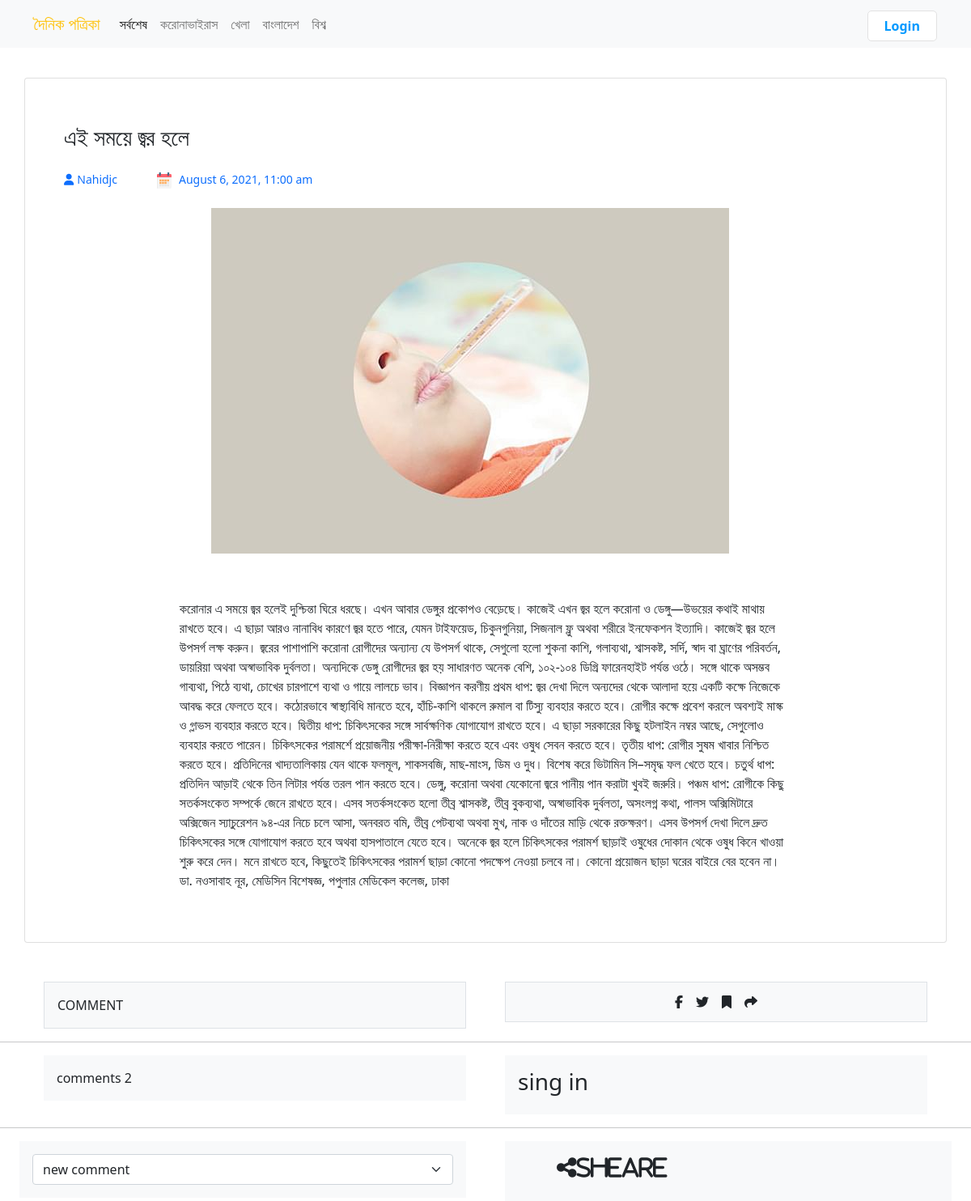
Screenshot of /single.php?id=46 with the database file from the repository.
### tables this page shows
CREATE TABLE `post` (
  `post_id` int(11) NOT NULL,
  `title` varchar(250) NOT NULL,
  `description` text NOT NULL,
  `post_date` varchar(100) NOT NULL,
  `author` int(11) NOT NULL,
  `post_img` varchar(100) NOT NULL
);

CREATE TABLE `users` (
  `id` int(11) NOT NULL,
  `username` varchar(255) NOT NULL,
  `email` varchar(255) NOT NULL,
  `password` varchar(255) NOT NULL
);

### single.php (the view, shortened to what this page needs)
<!DOCTYPE html>
<html lang="en">
<head>
  <link href="https://cdn.jsdelivr.net/npm/bootstrap@5.0.2/dist/css/bootstrap.min.css" rel="stylesheet">
</head>
<body>
  <?php include 'navbar.php' ?>
  <main>
    <div class="container p-5 my-5 border-1 card">
      <div class="row g-0">
        <?php
        include("config.php");
        $post_id = $_GET['id'];
        $sql = "SELECT post.post_id,post.title,post.description,post.post_date,post.post_img,users.username FROM post INNER JOIN users ON post.author = users.id WHERE post.post_id = {$post_id}";
        $result = mysqli_query($mysqli, $sql) or die("Query Failed");
        if (mysqli_num_rows($result) > 0) {
          while ($row = mysqli_fetch_assoc($result)) {
        ?>
            <h3 class="mt-2"><?php echo $row['title']; ?></h3>
            <div class="py-3 text-primary publish-info d-flex">
              <small><i class="fas fa-user me-1"></i><?php echo $row['username']; ?></small>
              <small class="ms-5"><img src="images/calendar.svg" class="me-2" height="20" width="20"></i><?php echo $row['post_date']; ?></small>
            </div>
            <div class=" row">
              <div class="m-auto col-md-8">
                <img src="upload/<?php echo $row['post_img']; ?>" class="my-2 img-fluid" alt="">
              </div>
            </div>
            <div class="px-2 pt-5 m-auto col-sm-12 col-md-10">
              <p class="px-5"><?php echo $row['description']; ?></p>
            </div>
        <?php
          }
        } else {
          echo "<h1>No Record Found</h1>";
        }
        ?>
      </div>
    </div>
    <section class="coment">
      <div class="container px-4">
        <div class="row gx-5">
          <div class="col">
            <div class="p-3 border bg-light">COMMENT</div>
          </div>
          <div class="col">
            <div class="p-3 border bg-light">
              <div class="icon d-flex justify-content-center align-items-center">
                <i class="fab fa-facebook-f"></i>
                <i class="mx-3 fab fa-twitter"></i>
                <i class="fas fa-bookmark"></i>
                <i class="fas fa-share ms-3"></i>
              </div>
            </div>
          </div>
        </div>
      </div>
      <hr>
      <div class="container px-4">
        <div class="row gx-5">
          <div class="col">
            <div class="p-3 border-0 bg-light">comments 2</div>
          </div>
          <div class="col">
            <div class="p-3 border-0 bg-light">
              <h3>sing in</h3>
            </div>
          </div>
        </div>
      </div>
      <hr>
      <div class="px-4 container-0">
        <div class="row gx-5">
          <div class="col">
            <div class="p-3 border-0 bg-light">
              <select class="form-select" aria-label="Default select example">
                <option selected>new comment</option>
              </select>
            </div>
          </div>
          <div class="col">
            <div class="p-3 border-0 bg-light">
              <h3>
                <i class="fas fa-share-alt ms-5">sheare</i>
              </h3>
            </div>
          </div>
        </div>
      </div>
  </main>
</body>
</html>

### rows the page displays
post: title "এই সময়ে জ্বর হলে", users.username "Nahidjc", post_date "August 6, 2021, 11:00 am", post_img (picture), description "করোনার এ সময়ে জ্বর হলেই দুশ্চিন্তা ঘিরে ধরছে। এখন আবার ডেঙ্গুর প্রকোপও বেড়েছে। কাজেই এখন জ্বর হলে করোনা ও ডেঙ্গু—উভয়ের কথাই মাথায় রাখতে হবে। এ ছাড়া আরও নানাবিধ কারণে জ্বর হতে পারে, যেমন টাইফয়েড, চিকুনগুনিয়া, সিজনাল ফ্লু অথবা শরীরে ইনফেকশন ইত্যাদি। কাজেই জ্বর হলে উপসর্গ লক্ষ করুন। জ্বরের পাশাপাশি করোনা রোগীদের অন্যান্য যে উপসর্গ থাকে, সেগুলো হলো শুকনা কাশি, গলাব্যথা, শ্বাসকষ্ট, সর্দি, স্বাদ বা ঘ্রাণের পরিবর্তন, ডায়রিয়া অথবা অস্বাভাবিক দুর্বলতা। অন্যদিকে ডেঙ্গু রোগীদের জ্বর হয় সাধারণত অনেক বেশি, ১০২-১০৪ ডিগ্রি ফারেনহাইট পর্যন্ত ওঠে। সঙ্গে থাকে অসম্ভব গাব্যথা, পিঠে ব্যথা, চোখের চারপাশে ব্যথা ও গায়ে লালচে ভাব। বিজ্ঞাপন করণীয় প্রথম ধাপ: জ্বর দেখা দিলে অন্যদের থেকে আলাদা হয়ে একটি কক্ষে নিজেকে…"
